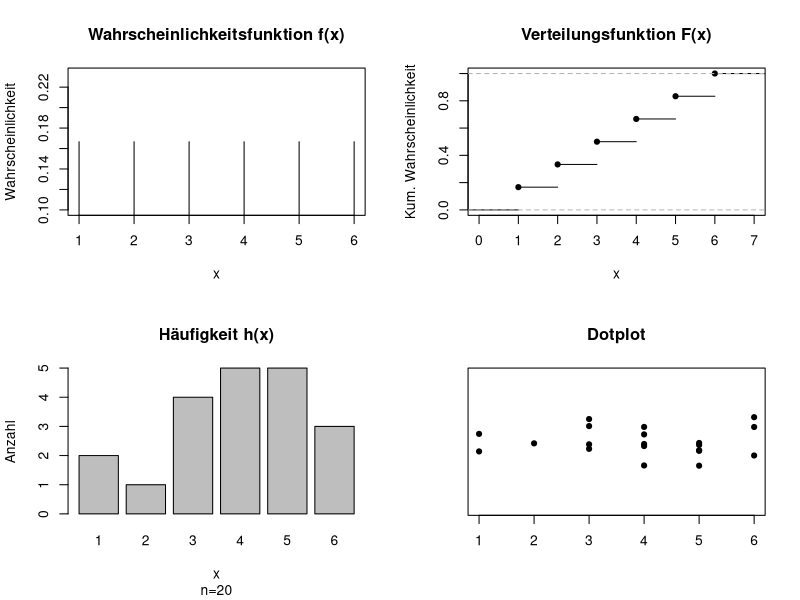

Recreate this plot in R.
m <- 6 # Würfel ;)
par(mfrow=c(2,2))
plot(1:m, rep(1/m, m), type="h", xlab="x", ylab="Wahrscheinlichkeit",
     main="Wahrscheinlichkeitsfunktion f(x)")
plot(ecdf(1:m), xlab="x", ylab="Kum. Wahrscheinlichkeit",
     main="Verteilungsfunktion F(x)")
# Stichprobe
n <- 20
x   <- sample(1:m, size=n, replace=TRUE)
tab <- table(factor(x, levels=1:m))
barplot(table(x), main="Häufigkeit h(x)", xlab="x", ylab="Anzahl",
        sub=sprintf("n=%.0f", n))
stripchart(x, method="jitter", ylim=c(0.75,1.25), pch=19,
           main="Dotplot")
